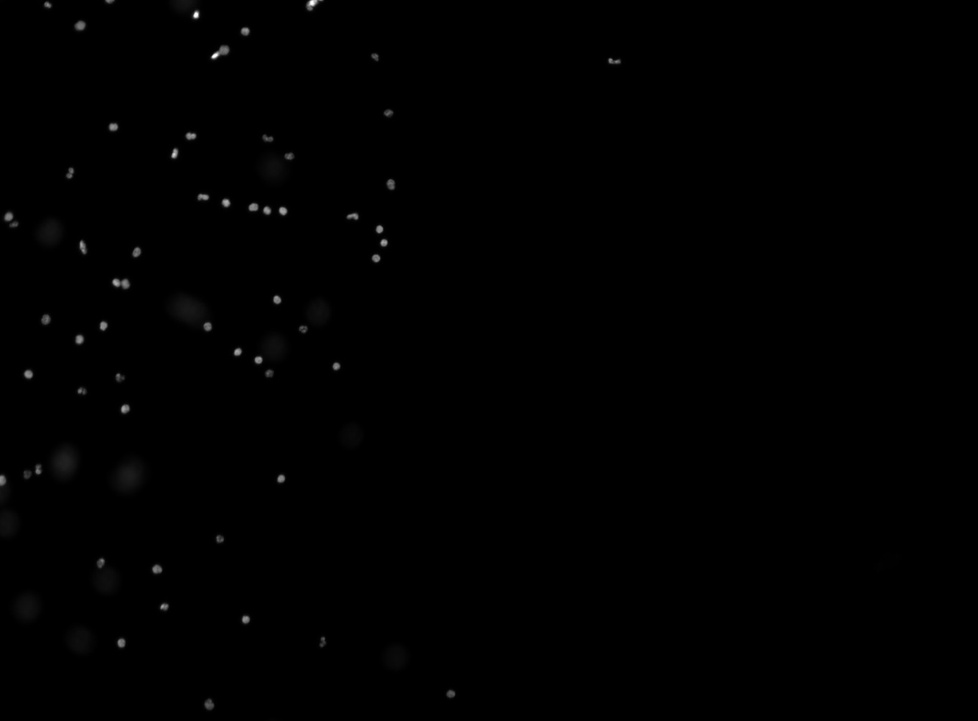
#> input picture sample_data/raw/Tile000001.jpg, 978 x 721 px, shrunk from 1362 x 1004 before the run; its folder holds only this picture in this run
$ python batch_segmentation_example.py   (older library calls are emulated)
#> lines starting #> are read from the running program, lines starting #| are printed output that depends on the picture; after the words box and inside, x2 and y2 are one past the last pixel; in counts of white or black regions, pixels touching at a corner belong together
### src/utils/data_loader.py
"""
Data loader for segmentation image datasets.
"""

import os
import glob
import cv2
import numpy as np
from typing import List, Dict, Tuple, Optional, Union, Callable
from dataclasses import dataclass
from pathlib import Path
import multiprocessing

@dataclass
class SegmentationSample:
    """Represents a single sample for segmentation."""
    image_path: str
    image: np.ndarray
    mask_path: Optional[str] = None
    mask: Optional[np.ndarray] = None
    metadata: Optional[Dict] = None

# [7 lines left out: function load_img, not called in this run]


class SegmentationDataLoader:
    """
    Data loader for segmentation tasks.

    This class loads images from a directory structure and can optionally
    load corresponding ground truth masks for training or evaluation.

    This class is also capable of combining grayscale scans into a
    single RGB image and save it for future use.
    """

    def __init__(
        self,
        image_dir: str,
        mask_dir: Optional[str] = None,
        image_ext: Union[str, List[str]] = ['.png', '.jpg', '.jpeg', '.tif', '.tiff'],
        mask_ext: Union[str, List[str]] = ['.png', '.jpg', '.jpeg', '.tif', '.tiff'],
        image_preprocessing: Optional[Callable] = None,
        mask_preprocessing: Optional[Callable] = None,
        recursive: bool = False
    ):
        """
        Initialize the data loader.

        Args:
            image_dir: Directory containing the images
            mask_dir: Optional directory containing the mask/annotation images
            image_ext: File extensions to consider for images
            mask_ext: File extensions to consider for masks
            image_preprocessing: Optional function to preprocess images
            mask_preprocessing: Optional function to preprocess masks
            recursive: Whether to search directories recursively
        """
        self.image_dir = image_dir
        self.mask_dir = mask_dir


        self.image_ext = [image_ext] if isinstance(image_ext, str) else image_ext
        self.mask_ext = [mask_ext] if isinstance(mask_ext, str) else mask_ext
        self.image_preprocessing = image_preprocessing
        self.mask_preprocessing = mask_preprocessing
        self.recursive = recursive

        # Find all image files
        self.image_files = self._find_files(image_dir, self.image_ext)

        # Map images to masks (if available)
        # Match pairs only if there are masks in the mask_dir
        self.sample_pairs = self._pair_images_with_masks() if mask_dir else None

    def _find_files(self, directory: str, extensions: List[str]) -> List[str]:
        """Find all files with the given extensions in the directory."""
        pattern = os.path.join(directory, '**' if self.recursive else '', '*')
        files = []

        for ext in extensions:
            if not ext.startswith('.'):
                ext = f'.{ext}'

            glob_pattern = f"{pattern}{ext}"
            found_files = glob.glob(glob_pattern, recursive=self.recursive)
            files.extend(found_files)

        return sorted(files)

    # [26 lines left out: function _pair_images_with_masks, not called in this run]

    def _load_image(self, image_path: str) -> np.ndarray:
        """Load an image and apply preprocessing if specified."""
        image = cv2.imread(image_path)

        if image is None:
            raise ValueError(f"Failed to load image: {image_path}")

        if self.image_preprocessing:
            image = self.image_preprocessing(image)

        return image

    # [11 lines left out: function _load_mask, not called in this run]

    def __len__(self) -> int:
        """Get the number of images in the dataset."""
        return len(self.image_files)

    def __getitem__(self, idx: int) -> SegmentationSample:
        """Get a sample at the given index."""
        if idx < 0 or idx >= len(self):
            raise IndexError(f"Index {idx} out of range for dataset of size {len(self)}")

        image_path = self.image_files[idx]
        image = self._load_image(image_path)

        mask_path = None
        mask = None

        if self.sample_pairs and image_path in self.sample_pairs:
            mask_path = self.sample_pairs[image_path]
            mask = self._load_mask(mask_path)

        return SegmentationSample(
            image_path=image_path,
            image=image,
            mask_path=mask_path,
            mask=mask
        )

    def get_batch(self, indices: List[int]) -> List[SegmentationSample]:
        """Get a batch of samples at the given indices."""
        return [self[idx] for idx in indices]

    def load_all(self) -> List[SegmentationSample]:
        """Load all images and masks in the dataset."""
        return [self[i] for i in range(len(self))]

    def get_image_paths(self) -> List[str]:
        """Get list of all image paths."""
        return self.image_files.copy()

    # [89 lines left out: functions get_sample_with_mask, compute_composite, get_composites, load_slides, not called in this run]

### src/traditional/otsu.py
"""
Otsu thresholding segmentation implementation.
"""

import cv2
import numpy as np
from .base import BaseSegmenter


class OtsuSegmenter(BaseSegmenter):
    """
    Segmentation using Otsu's thresholding method.

    Otsu's method automatically determines an optimal threshold value by minimizing
    intra-class intensity variance, or equivalently, by maximizing inter-class variance.
    """

    def __init__(self, config=None):
        """
        Initialize the Otsu segmenter.

        Args:
            config (dict, optional): Configuration parameters.
                enable (bool): Whether to enable this segmentation method.
                min_threshold (int): Minimum threshold value (default: 25)
        """
        super().__init__(config)
        self.min_threshold = self.config.get('min_threshold', 25)

    def preprocess(self, image):
        """
        Preprocess the image for Otsu's thresholding.

        Args:
            image (numpy.ndarray): Input image to preprocess.

        Returns:
            numpy.ndarray: Preprocessed grayscale image.
        """
        try:
            # Convert to grayscale if the image is color
            if len(image.shape) == 3 and image.shape[2] > 1:
                gray = cv2.cvtColor(image, cv2.COLOR_BGR2GRAY)
            else:
                gray = image.copy()

            # Ensure the image is in uint8 format (required for threshold)
            if gray.dtype != np.uint8:
                gray = gray.astype(np.uint8)

            # Normalize the image to 0-255 range
            gray = cv2.normalize(gray, None, alpha=0, beta=255, norm_type=cv2.NORM_MINMAX, dtype=cv2.CV_8U)

            return gray
        except Exception as e:
            print(f"Error in Otsu preprocessing: {e}")
            # Return a simple grayscale conversion as fallback
            if len(image.shape) == 3 and image.shape[2] > 1:
                return cv2.cvtColor(image, cv2.COLOR_BGR2GRAY)
            return image.astype(np.uint8)

    def segment(self, image):
        """
        Segment the input image using Otsu's thresholding.

        Args:
            image (numpy.ndarray): Input image to segment.

        Returns:
            numpy.ndarray: Binary mask where 1 indicates the segmented region.
        """
        # Preprocess the image (convert to grayscale and normalize)
        gray = self.preprocess(image)

        # Ensure the image is in uint8 format (required for threshold)
        if gray.dtype != np.uint8:
            gray = gray.astype(np.uint8)

        try:
            # First find the Otsu threshold value without applying the threshold
            # Use regular THRESH_BINARY with THRESH_OTSU to get the threshold value
            otsu_threshold, _ = cv2.threshold(gray, 0, 255, cv2.THRESH_BINARY + cv2.THRESH_OTSU)
#> otsu_threshold = 47


            # Take the minimum of Otsu's threshold and the configured minimum value
            threshold_value = min(otsu_threshold, self.min_threshold)
#> threshold_value = 25

            # Apply the threshold with the calculated value
            # Use THRESH_BINARY_INV to get bright objects as foreground
            _, mask = cv2.threshold(gray, threshold_value, 255, cv2.THRESH_BINARY_INV)
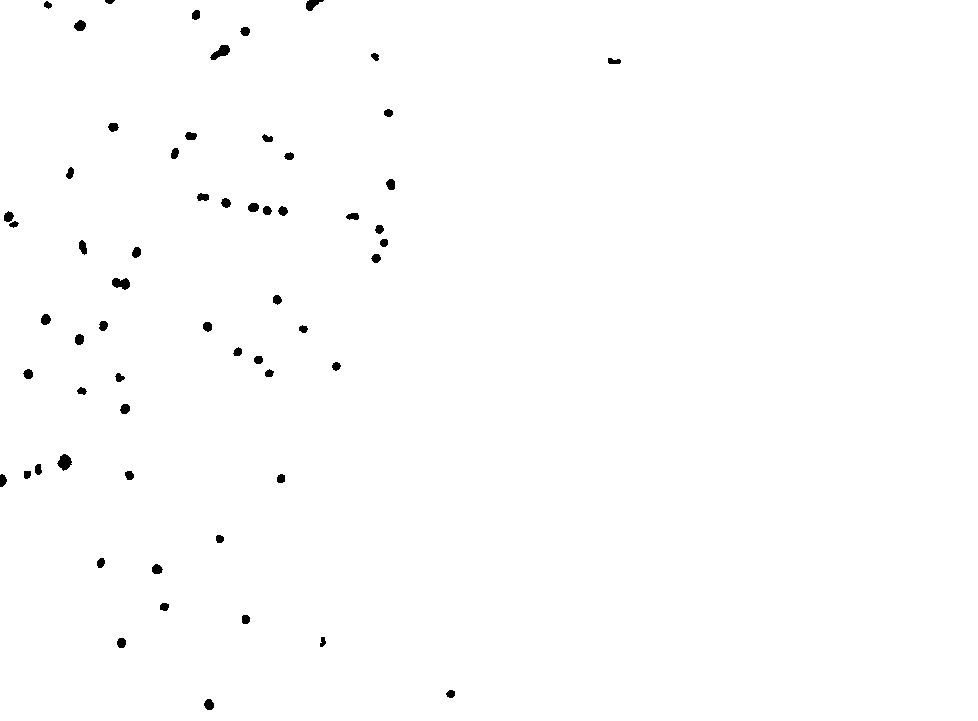
#> mask: shape (721, 978); 99.4% white; 60 black regions, largest, box (x1, y1, x2, y2) and area: (210, 45, 230, 60) 162, (57, 454, 72, 471) 162, (112, 278, 130, 290) 155


            # Check if thresholding was successful
            if mask is None:
                raise ValueError("Otsu thresholding failed to produce a mask")

            # Normalize mask to binary (0 and 1)
            mask = (mask / 255).astype(np.uint8)

            # Apply any post-processing
            mask = self.postprocess(mask)

            return mask
        except Exception as e:
            print(f"Error in Otsu segmentation: {e}")
            # Fallback to simple thresholding if Otsu fails
            try:
                ret, mask = cv2.threshold(gray, self.min_threshold, 255, cv2.THRESH_BINARY_INV)
                simple_mask = (mask / 255).astype(np.uint8)
                return self.postprocess(simple_mask)
            except Exception as e2:
                print(f"Simple thresholding also failed: {e2}")
                return np.zeros_like(gray, dtype=np.uint8)

### src/traditional/base.py
"""
Base class for all traditional segmentation algorithms.
"""

import cv2
import numpy as np
from abc import ABC, abstractmethod
from scipy import ndimage as ndi


class BaseSegmenter(ABC):
    """Base class that all traditional segmentation algorithms should inherit from."""

    def __init__(self, config=None):
        """
        Initialize the segmenter.

        Args:
            config (dict, optional): Configuration parameters for the segmenter.
        """
        self.config = config or {}

    # [27 lines left out: functions segment, preprocess, not called in this run]

    def postprocess(self, mask):
        """
        Postprocess the segmentation mask.

        Args:
            mask (numpy.ndarray): Segmentation mask to postprocess.

        Returns:
            numpy.ndarray: Postprocessed mask.
        """
        # Get post-processing parameters from config
        use_watershed_separation = self.config.get('use_watershed_separation', False)
        min_distance = self.config.get('watershed_min_distance', 10)
        min_object_size = self.config.get('min_object_size', 20)
        min_hole_size = self.config.get('min_hole_size', 20)

        # Apply watershed separation if enabled
        if use_watershed_separation:
            mask_before = mask.copy()
            mask = self._watershed_separation(
                mask,
                min_distance=min_distance,
                min_object_size=min_object_size,
                min_hole_size=min_hole_size
            )

        # Filter small objects if specified
        if min_object_size > 0 and not use_watershed_separation:
            mask_before = mask.copy()
            mask = self._remove_small_objects(mask, min_object_size)

        # Fill small holes if specified
        if min_hole_size > 0 and not use_watershed_separation:
            mask_before = mask.copy()
            mask = self._fill_holes(mask, min_hole_size)

        return mask

    # [116 lines left out: functions _watershed_separation, _find_local_maxima, not called in this run]

    def _remove_small_objects(self, binary_mask, min_size):
        """Remove small objects from a binary mask."""
        # Get the original foreground to check later
        original_foreground = np.sum(binary_mask > 0)
#> original_foreground = 700869
#> (the rest of the program and of its run is left out)
